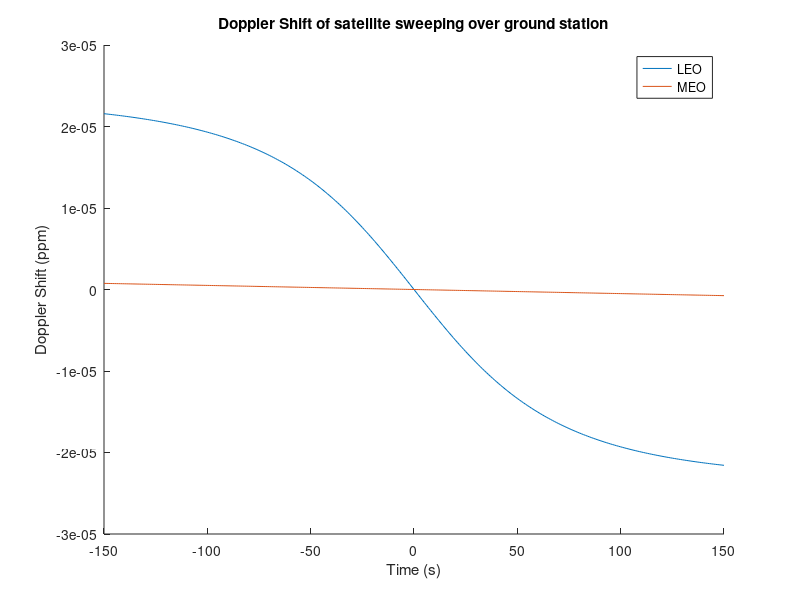

Source code (MATLAB):
g=9.8;
H=550000;
R=6371000;
c=3e8;
t = -150:150;

figure;
hold;

x = (sqrt(g./R)./((1+H./R).^1.5)).*t;
dF = 1./(1+(1./c).*sqrt((g.*R)./(1+H./R)).*sin(x)./sqrt((1+H./R).^2-2.*(1+H./R)*cos(x)+1))-1;
plot(t, dF, 'DisplayName','LEO');

HM = 8062000;
x = (sqrt(g./R)./((1+HM./R).^1.5)).*t;
dFM = 1./(1+(1./c).*sqrt((g.*R)./(1+HM./R)).*sin(x)./sqrt((1+HM./R).^2-2.*(1+HM./R)*cos(x)+1))-1; L2 = '8062km (MEO)';
plot(t, dFM, 'DisplayName','MEO');

title("Doppler Shift of satellite sweeping over ground station");
xlabel("Time (s)");
ylabel("Doppler Shift (ppm)");

legend;
drawnow;
hold off;